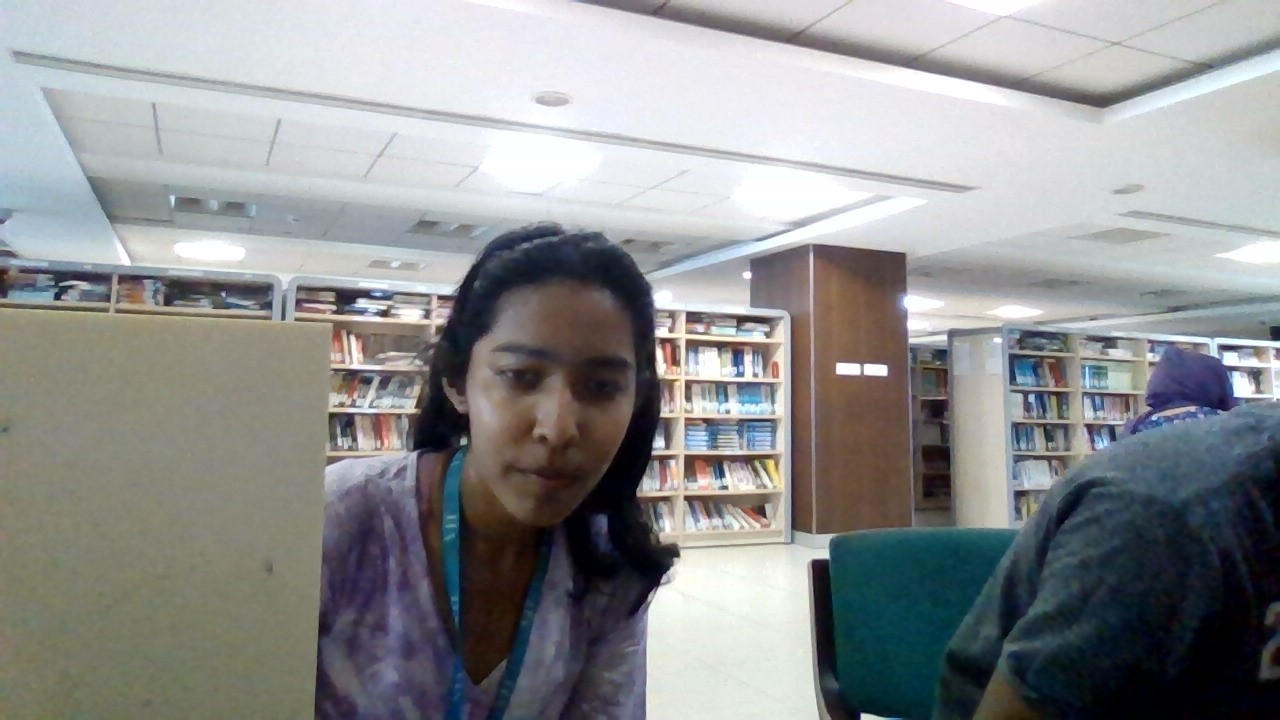
#> input picture Face-and-Emotion-Recognition/images/Devika.jpg, 1280 x 720 px, found by its file name; its folder holds only this picture in this run
$ python resize_imp.py
#> lines starting #> are read from the running program, lines starting #| are printed output that depends on the picture
import PIL
import os
import os.path
from PIL import Image

f = r'C:/xampp/htdocs/ML_Emotion_recognition/capture_pic/images/'
for file in os.listdir(f):
    f_img = f+"/"+file
    img = Image.open(f_img)
#> img is the input picture: PIL image 1280x720 RGB; mean R, G, B 142.7, 144.3, 145.1
    img = img.resize((48,48))
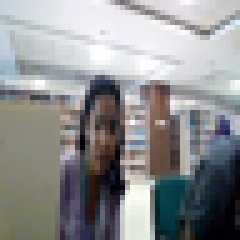
#> img: PIL image 48x48 RGB (shown 5 times larger); mean R, G, B 142.7, 144.2, 145.1
    img.save(f_img)

    img = Image.open(f_img).convert('L')
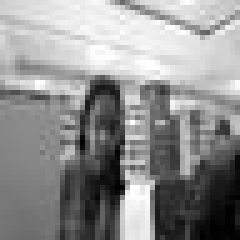
#> img: PIL image 48x48 L (shown 5 times larger); min 0, max 255, mean 143.9
    img.save(f_img)

$ run again, on Face-and-Emotion-Recognition/images/Trump.jpg
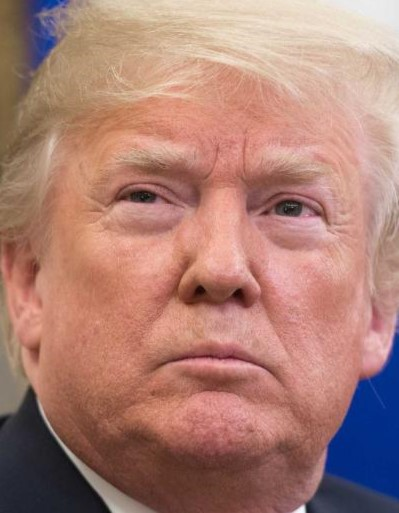
#> input picture Face-and-Emotion-Recognition/images/Trump.jpg, 399 x 513 px, found by its file name
#> img is the input picture: PIL image 399x513 RGB; mean R, G, B 172, 127.7, 117
#> `img = img.resize((48,48))`:
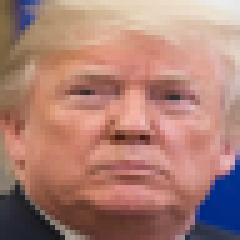
#> img: PIL image 48x48 RGB (shown 5 times larger); mean R, G, B 172, 127.7, 117
#> `img = Image.open(f_img).convert('L')`:
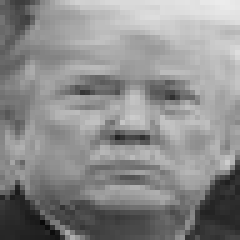
#> img: PIL image 48x48 L (shown 5 times larger); min 9, max 236, mean 139.8

$ run again, on Face-and-Emotion-Recognition/images/Modi.jpg
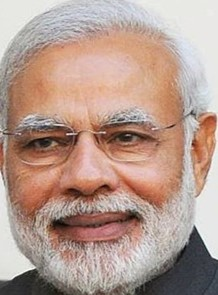
#> input picture Face-and-Emotion-Recognition/images/Modi.jpg, 218 x 295 px, found by its file name
#> img is the input picture: PIL image 218x295 RGB; mean R, G, B 181.2, 154.6, 142.9
#> `img = img.resize((48,48))`:
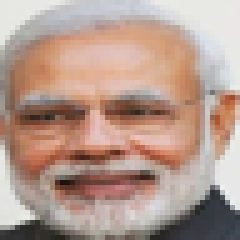
#> img: PIL image 48x48 RGB (shown 5 times larger); mean R, G, B 181.2, 154.6, 142.9
#> `img = Image.open(f_img).convert('L')`:
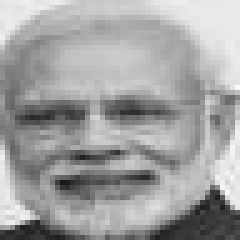
#> img: PIL image 48x48 L (shown 5 times larger); min 25, max 250, mean 161.1

$ run again, on Face-and-Emotion-Recognition/images/Obama.jpg
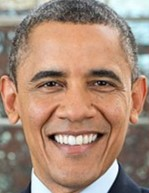
#> input picture Face-and-Emotion-Recognition/images/Obama.jpg, 149 x 193 px, found by its file name
#> img is the input picture: PIL image 149x193 RGB; mean R, G, B 167.7, 138.1, 119.8
#> `img = img.resize((48,48))`:
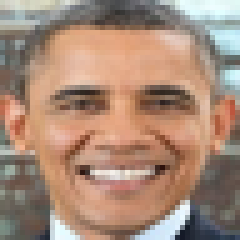
#> img: PIL image 48x48 RGB (shown 5 times larger); mean R, G, B 167.7, 138.1, 119.8
#> `img = Image.open(f_img).convert('L')`:
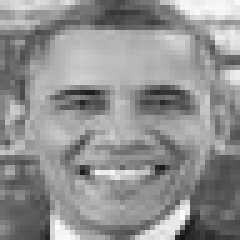
#> img: PIL image 48x48 L (shown 5 times larger); min 20, max 254, mean 144.8
